Frame 1 (no input): blank canvas, image omitted
Frame 60 (no input): blank canvas, image omitted
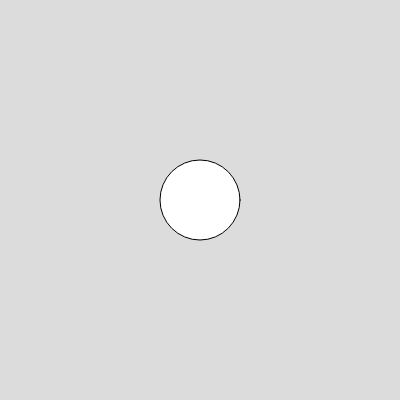
Frame 120 (the mouse pressed at the canvas centre since frame 60)

The p5.js sketch whose frames 1 and 60 were blank and that drew this single picture after the mouse press (run headless with seeded random() and noise() and a simulated clock; from frame 60 on, the mouse is pressed at the canvas centre):

// p5.js sketch
// ── sketch.js
function setup() {
  createCanvas(400, 400);
  frameRate(60);
}

function draw() {
  background(220);
  if(mouseIsPressed == true)
  {
    if(mouseButton == LEFT)
    {
      circle(mouseX,mouseY,80);
    }
    else if (mouseButton == RIGHT)
    {
      rect(mouseX,mouseY,80,40);
    }
  }

}
/*Lav et program, der tegner en cirkel 
når du klikker med venstre mus og et 
rektangel med højre mus.*/
